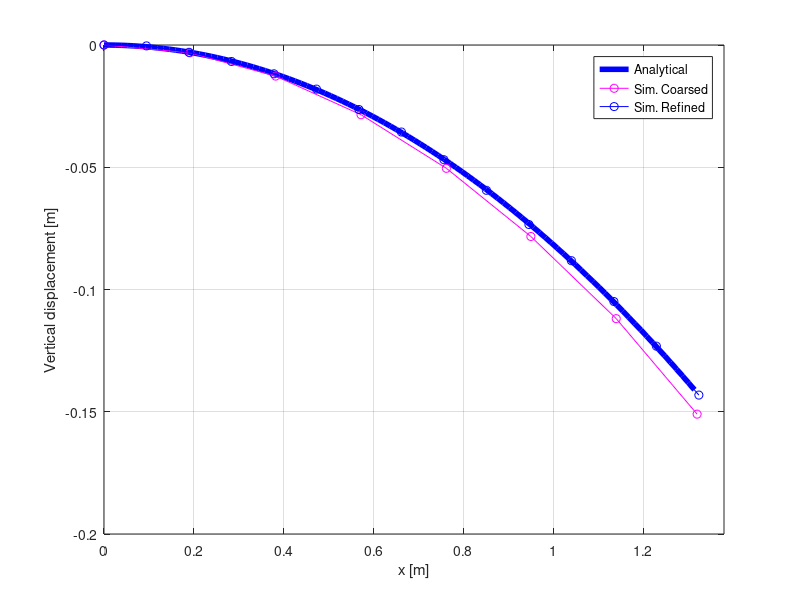
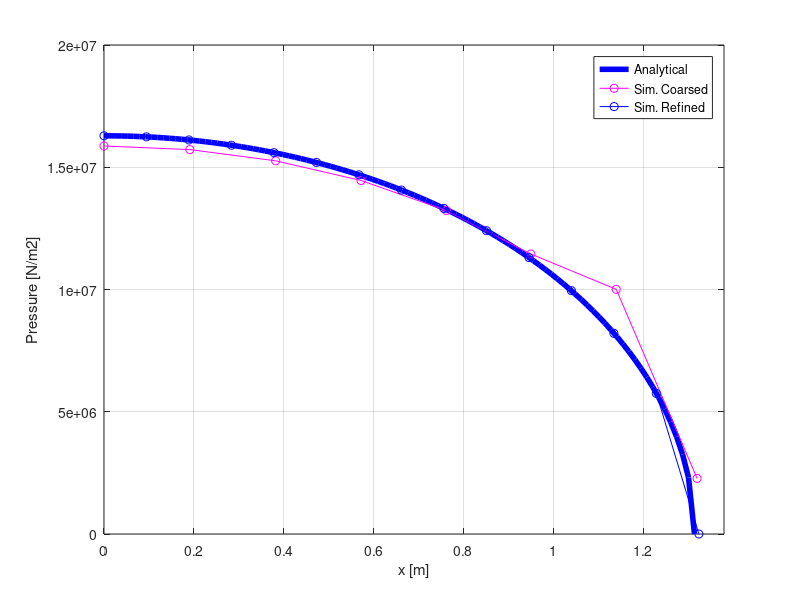
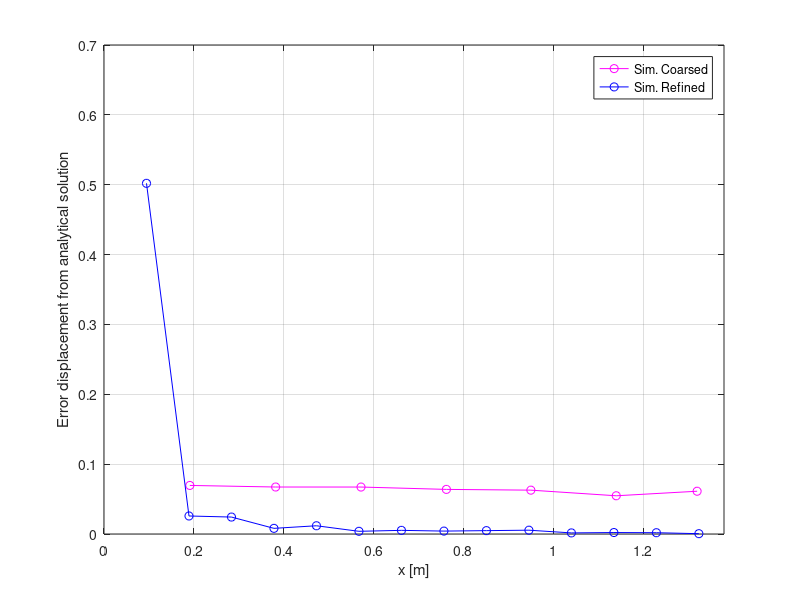
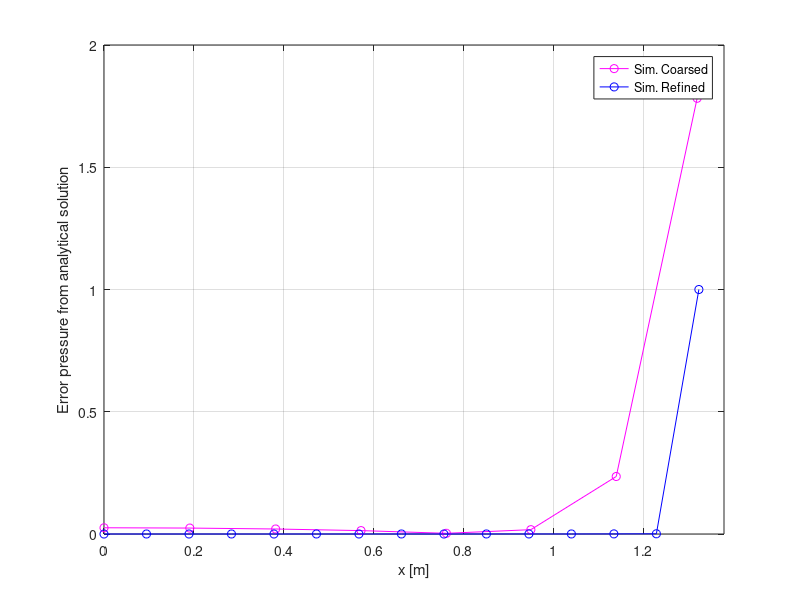

MATLAB code for these plots, in order: (Note: this script raises an error after producing the figures.)
clear all
clc

% INPUTS
E  = [ 1e8, 1e26 ];
nu = [ 0.29, 0.29 ];
R  = 12.2474/2.0;
P  = 5.0e5; % Pressure on hemisphere's main diagonal
F = P * R * R * pi()

% PRELIMINARY CALCULATION
pi_3 = pi()^3;
E_ = 1 / ( (1 - nu(1)*nu(1))/E(1) + (1 - nu(2)*nu(2))/E(2) );

% Analytical Results
% radius of contact
a0 = (  (3 * P * pi() * R * R *R * (1-nu(1)*nu(1)))/(4 * E_)    )^(1/3);
% max contact pressure
p0 =  3 * P * R * R/(2.0 * a0 * a0);
% max vertical indentation
d0 = a0*a0 / R;
% vertical force at the center
f0 = E_ * (R*d0^3)^(1/2) * 4/3;

% Analytical Plot
n = 100;
x_max = a0;
y_max = 0.0;
xa = linspace( 0.0, x_max,  n );
ya = linspace( 0.0, y_max, n );
ra = ( xa.*xa + ya.*ya ).^(1/2);

pa = p0 * ( 1 - (ra.*ra)/(a0*a0) ).^0.5;
za = -(ra.^2)/(2*R);

fa = (-2/3)*p0*pi()*a0^2*( ( 1-( ra(2:end).^2 /a0^2 ) ).^(3/2) );

s = '';
s = horzcat( s, sprintf( '::: Analytical solution for Hertz Test ::: \n' ) );
s = horzcat( s, sprintf( 'a0 = %f \n', a0 ) );
s = horzcat( s, sprintf( 'p0 = %f \n', p0 ) );
s = horzcat( s, sprintf( 'd0 = %f \n', d0 ) );
s = horzcat( s, sprintf( 'f0 = %f \n', f0 ) );
clc
s

% Simulation coarse

p_coarse = [
0.00E+00	1.587046E+07
1.91E-01	1.572165E+07
3.82E-01	1.526366E+07
5.72E-01	1.445843E+07
7.62E-01	1.323046E+07
9.50E-01	1.145192E+07
1.14E+00	1.000699E+07
1.32E+00	2.272305E+06
];

z_coarse  = [
0.00E+00	-1.8946135e-16
1.91E-01	-0.0031857721
3.82E-01	-0.012716094
5.72E-01	-0.028510472
7.62E-01	-0.050436877
9.50E-01	-0.078314818
1.14E+00	-0.11191949
1.32E+00	-0.1509772
];

% Simulation remeshed
p_refined = [
0.	1.62858247750016e7
0.094565999999997	1.624356227507673e7
0.189131999999994	1.6116347814484665e7
0.283697999999991	1.59016012775817e7
0.378263999999988	1.5596285984001009e7
0.472829999999985	1.5196008334268067e7
0.567395999999982	1.4690661768122047e7
0.661961999999979	1.4067258652054664e7
0.756527999999976	1.3316359661763482e7
0.851093999999973	1.2407169854162924e7
0.94565999999997	1.1306147027066875e7
1.040225999999967	9.953311812642833e6
1.134791999999964	8.209135706348872e6
1.229357999999961	5.749801484978621e6
1.323923999999958	0.0
];

z_refined = [
0.0	0.0
0.094565999999997	-0.0003636307984865787
0.189131999999994	-0.0029960373775109704
0.283697999999991	-0.006730946766078518
0.378263999999988	-0.011777391438474307
0.472829999999985	-0.018038923088040622
0.567395999999982	-0.026387701339291362
0.661961999999979	-0.03559130717163208
0.756527999999976	-0.04692577807049404
0.851093999999973	-0.05942929714889923
0.94565999999997	-0.07341590719805802
1.040225999999967	-0.08821245097937946
1.134791999999964	-0.10492418702940491
1.229357999999961	-0.12317141827758461
1.323923999999958	-0.14317999489262173
];

%% Plotting
% Plot pressure
% plot( ra,      pa,      'b-', 'Analytical')
% plot( ps(:,1), ps(:,2), 'ko', 'Simulation')
% xlabel( 'x (m)' )
% ylabel( 'Contact normal traction (Pa)' )
% legend()
% grid()

% Plot vertical displacement
figure1 = figure(1)
plot( ra, za, 'b-','LineWidth',4)
hold on
plot( z_coarse(:,1), z_coarse(:,2), 'mo-')
hold on
plot( z_refined(:,1), z_refined(:,2), 'bo-')
xlabel( 'x [m]' )
ylabel( 'Vertical displacement [m]' )
legend('Analytical','Sim. Coarsed', 'Sim. Refined')
grid on
xlim([0,a0*1.05])
hold off

% Plot pressure distribution
figure2 = figure(2)
plot( ra, pa, 'b-','LineWidth',4)
hold on
plot( p_coarse(:,1), p_coarse(:,2), 'mo-')
hold on
plot( p_refined(:,1), p_refined(:,2), 'bo-')
xlabel( 'x [m]' )
ylabel( 'Pressure [N/m2]' )
legend('Analytical', 'Sim. Coarsed', 'Sim. Refined')
grid on
xlim([0,a0*1.05])
hold off

%% Calculate Error

za_erRcoarse = -(z_coarse(2:end,1).^2)/(2*R);
erRz_coarse = abs( (za_erRcoarse - z_coarse(2:end,2))./(za_erRcoarse) );

za_erRrefined = -(z_refined(2:end,1).^2)/(2*R);
erRz_refined = abs( (za_erRrefined - z_refined(2:end,2))./(za_erRrefined) );

figure3 = figure(3)
plot(z_coarse(2:end,1), erRz_coarse, 'mo-')
hold on
plot(z_refined(2:end,1), erRz_refined, 'bo-')
xlabel( 'x [m]' )
ylabel( 'Error displacement from analytical solution' )
legend('Sim. Coarsed','Sim. Refined')
xlim([0,a0*1.05])
grid on
hold off

pa_erRcoarse = p0 * ( 1 - (p_coarse(:,1).*p_coarse(:,1))/(a0*a0) ).^0.5;
erRp_coarse = abs( (pa_erRcoarse - p_coarse(:,2))./(pa_erRcoarse) );

pa_erRrefined = p0 * ( 1 - (p_refined(:,1).*p_refined(:,1))/(a0*a0) ).^0.5;
erRp_refined = abs( (pa_erRrefined - p_refined(:,2))./(pa_erRrefined) );

figure4 = figure(4)
plot(p_coarse(:,1), erRp_coarse, 'mo-')
hold on
plot(p_refined(:,1), erRp_refined, 'bo-')
xlabel( 'x [m]' )
ylabel( 'Error pressure from analytical solution' )
legend('Sim. Coarsed','Sim. Refined')
xlim([0,a0*1.05])
grid on
hold off

matlab2tikz('figurehandle',figure1,'filename','hertz1.tikz' ,'standalone', true);
matlab2tikz('figurehandle',figure2,'filename','hertz2.tikz' ,'standalone', true);
matlab2tikz('figurehandle',figure3,'filename','hertz3.tikz' ,'standalone', true);
matlab2tikz('figurehandle',figure4,'filename','hertz4.tikz' ,'standalone', true);
